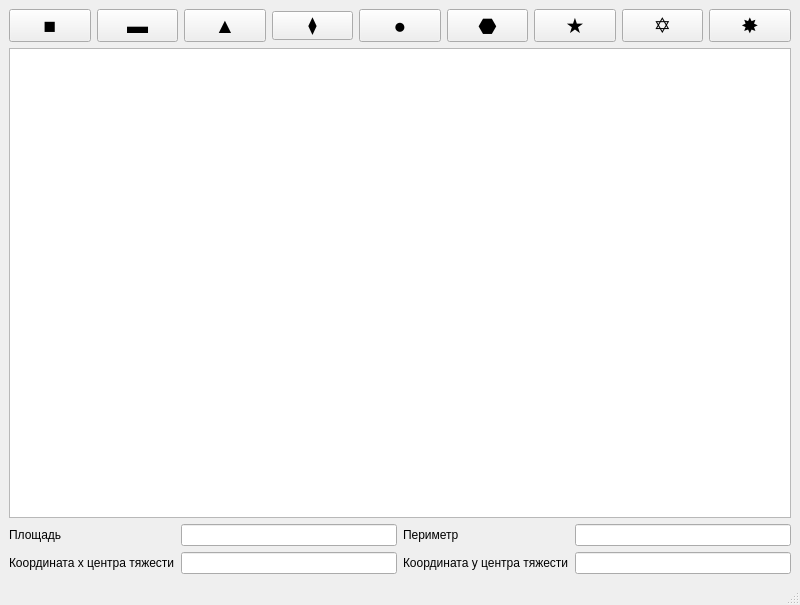
<?xml version="1.0" encoding="UTF-8"?>
<ui version="4.0">
 <class>MainWindow</class>
 <widget class="QMainWindow" name="MainWindow">
  <property name="geometry">
   <rect>
    <x>0</x>
    <y>0</y>
    <width>800</width>
    <height>605</height>
   </rect>
  </property>
  <property name="sizePolicy">
   <sizepolicy hsizetype="Maximum" vsizetype="Maximum">
    <horstretch>0</horstretch>
    <verstretch>0</verstretch>
   </sizepolicy>
  </property>
  <property name="mouseTracking">
   <bool>false</bool>
  </property>
  <property name="windowTitle">
   <string>Lab1-2</string>
  </property>
  <property name="windowOpacity">
   <double>1.000000000000000</double>
  </property>
  <widget class="QWidget" name="centralwidget">
   <layout class="QGridLayout" name="gridLayout">
    <item row="3" column="0">
     <widget class="QGraphicsView" name="graphicsView"/>
    </item>
    <item row="0" column="0">
     <layout class="QHBoxLayout" name="horizontalLayout">
      <item>
       <widget class="QPushButton" name="square">
        <property name="font">
         <font>
          <pointsize>16</pointsize>
         </font>
        </property>
        <property name="text">
         <string>■</string>
        </property>
       </widget>
      </item>
      <item>
       <widget class="QPushButton" name="rectangle">
        <property name="font">
         <font>
          <pointsize>16</pointsize>
         </font>
        </property>
        <property name="text">
         <string>▬</string>
        </property>
       </widget>
      </item>
      <item>
       <widget class="QPushButton" name="triangle">
        <property name="font">
         <font>
          <pointsize>16</pointsize>
         </font>
        </property>
        <property name="text">
         <string>▲</string>
        </property>
       </widget>
      </item>
      <item>
       <widget class="QPushButton" name="rhomb">
        <property name="enabled">
         <bool>true</bool>
        </property>
        <property name="font">
         <font>
          <pointsize>13</pointsize>
         </font>
        </property>
        <property name="text">
         <string>⧫</string>
        </property>
       </widget>
      </item>
      <item>
       <widget class="QPushButton" name="circle">
        <property name="font">
         <font>
          <pointsize>16</pointsize>
         </font>
        </property>
        <property name="text">
         <string>●</string>
        </property>
       </widget>
      </item>
      <item>
       <widget class="QPushButton" name="hexagon">
        <property name="font">
         <font>
          <pointsize>16</pointsize>
         </font>
        </property>
        <property name="text">
         <string>⬣</string>
        </property>
       </widget>
      </item>
      <item>
       <widget class="QPushButton" name="star5">
        <property name="font">
         <font>
          <pointsize>16</pointsize>
         </font>
        </property>
        <property name="text">
         <string>★</string>
        </property>
       </widget>
      </item>
      <item>
       <widget class="QPushButton" name="star6">
        <property name="font">
         <font>
          <pointsize>16</pointsize>
         </font>
        </property>
        <property name="text">
         <string>✡</string>
        </property>
       </widget>
      </item>
      <item>
       <widget class="QPushButton" name="star8">
        <property name="font">
         <font>
          <pointsize>16</pointsize>
         </font>
        </property>
        <property name="text">
         <string>✸</string>
        </property>
       </widget>
      </item>
     </layout>
    </item>
    <item row="4" column="0">
     <layout class="QGridLayout" name="gridLayout_2">
      <item row="1" column="0">
       <widget class="QLabel" name="x_label">
        <property name="text">
         <string>Координата x центра тяжести</string>
        </property>
       </widget>
      </item>
      <item row="0" column="3">
       <widget class="QLineEdit" name="perimetr_line">
        <property name="readOnly">
         <bool>true</bool>
        </property>
       </widget>
      </item>
      <item row="0" column="1">
       <widget class="QLineEdit" name="area_line">
        <property name="readOnly">
         <bool>true</bool>
        </property>
        <property name="clearButtonEnabled">
         <bool>false</bool>
        </property>
       </widget>
      </item>
      <item row="1" column="2">
       <widget class="QLabel" name="label_4">
        <property name="text">
         <string>Координата y центра тяжести</string>
        </property>
       </widget>
      </item>
      <item row="0" column="2">
       <widget class="QLabel" name="perimetr_label">
        <property name="text">
         <string>Периметр</string>
        </property>
       </widget>
      </item>
      <item row="1" column="3">
       <widget class="QLineEdit" name="y_line">
        <property name="placeholderText">
         <string/>
        </property>
       </widget>
      </item>
      <item row="1" column="1">
       <widget class="QLineEdit" name="x_line">
        <property name="autoFillBackground">
         <bool>false</bool>
        </property>
        <property name="inputMethodHints">
         <set>Qt::ImhNone</set>
        </property>
        <property name="inputMask">
         <string/>
        </property>
        <property name="text">
         <string/>
        </property>
        <property name="placeholderText">
         <string/>
        </property>
       </widget>
      </item>
      <item row="0" column="0">
       <widget class="QLabel" name="area_label">
        <property name="text">
         <string>Площадь</string>
        </property>
       </widget>
      </item>
     </layout>
    </item>
   </layout>
  </widget>
  <widget class="QMenuBar" name="menubar">
   <property name="geometry">
    <rect>
     <x>0</x>
     <y>0</y>
     <width>800</width>
     <height>22</height>
    </rect>
   </property>
  </widget>
  <widget class="QStatusBar" name="statusbar"/>
 </widget>
 <resources/>
 <connections/>
</ui>
